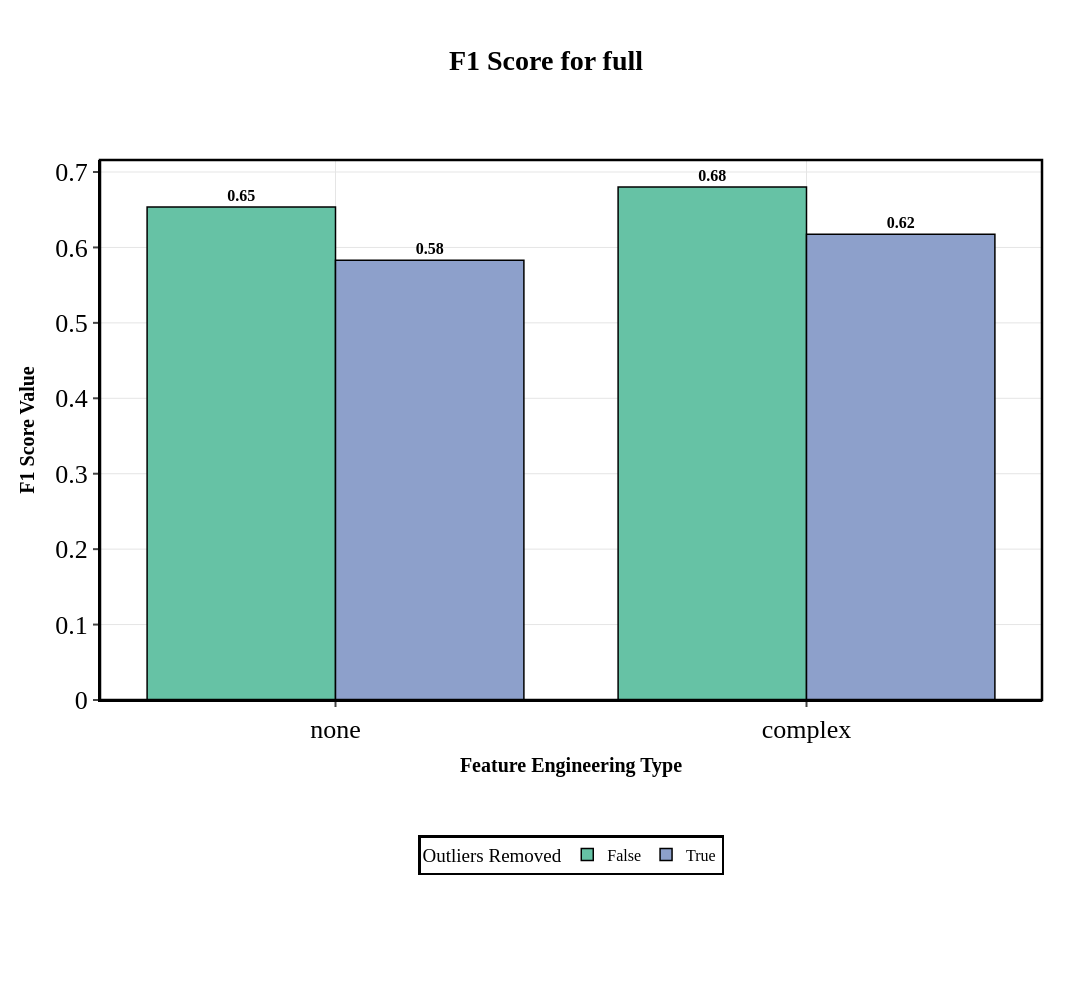
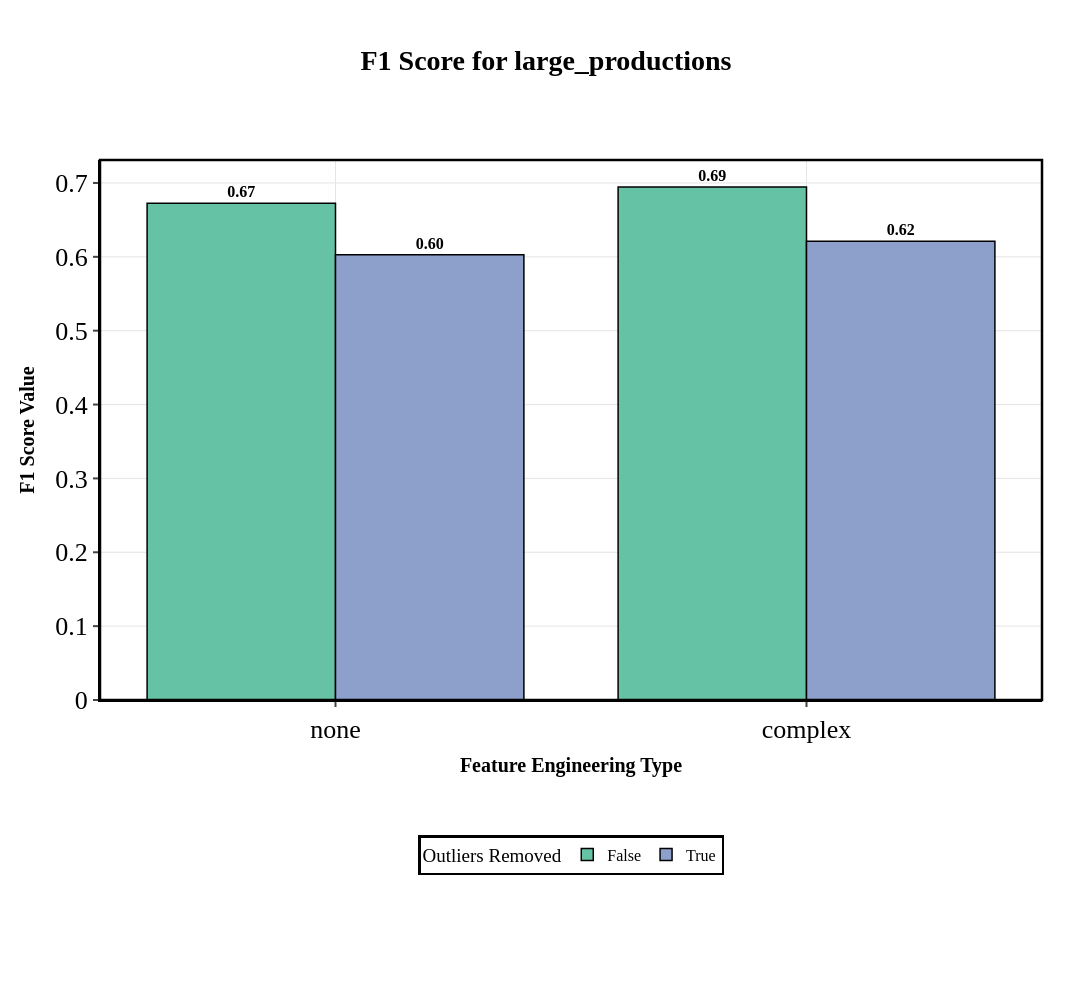
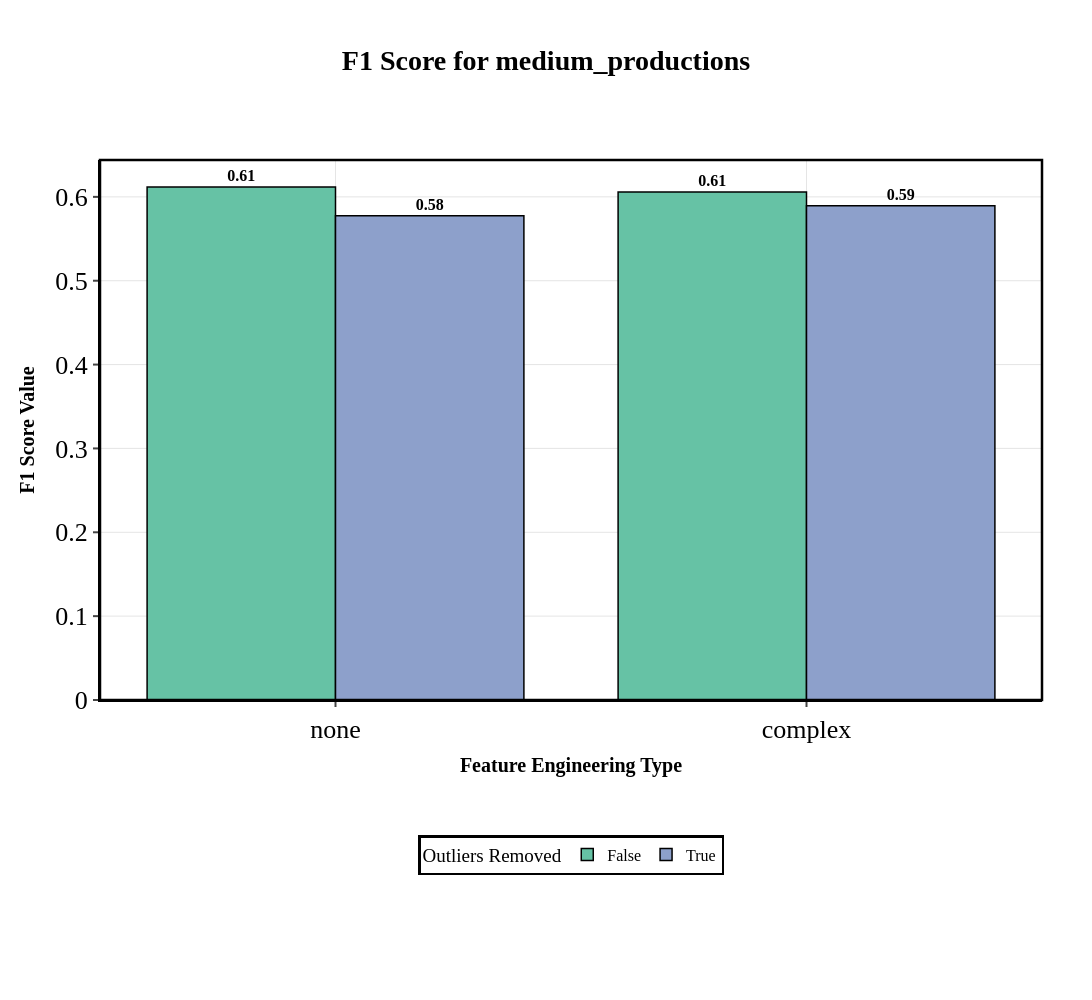
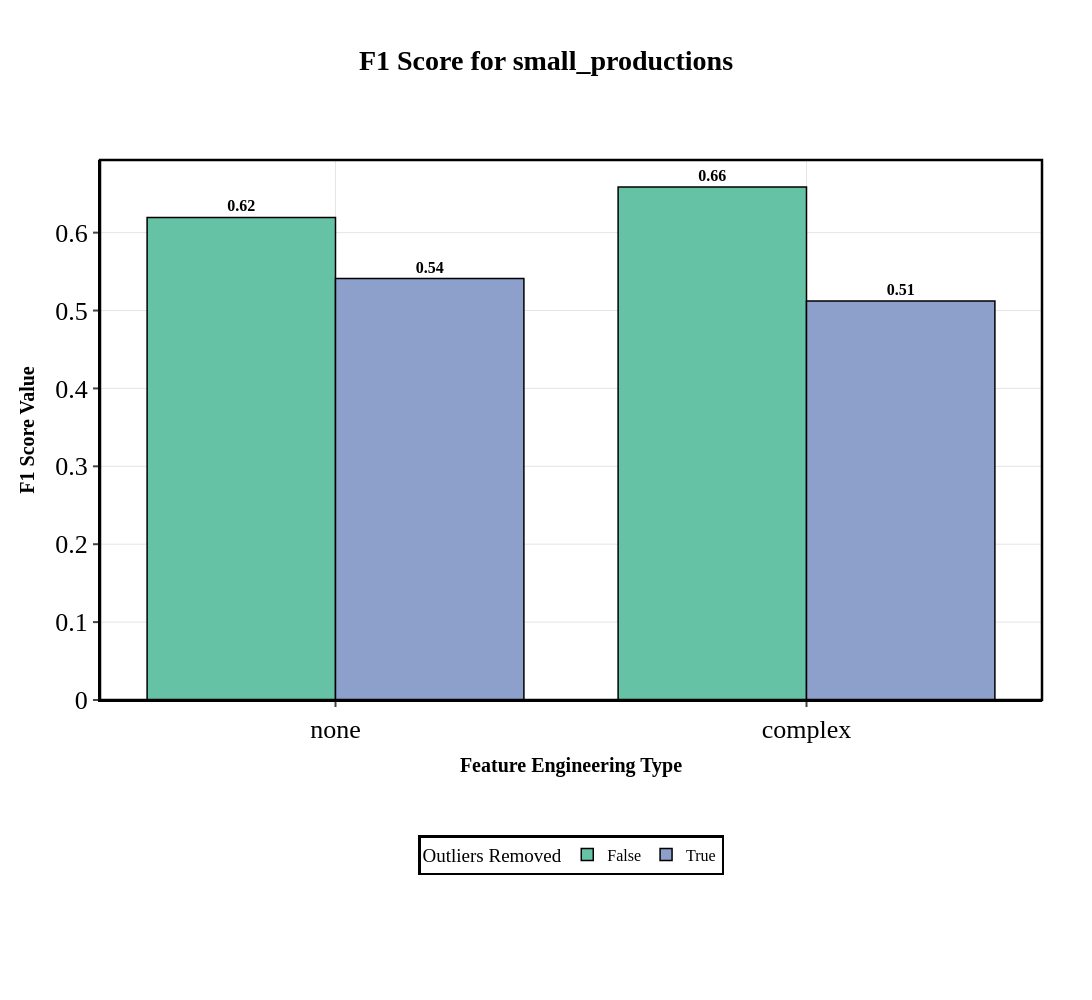

The notebook cell saved with these charts, in order:
### Code cell
plot_one_metric_of_different_datasets_per_feature_engineering_outliers_with_plotly(
    experiment_df,
    problem_type="binary_classification",
    metric="F1 Score",
    metric_agg="max",
    print_stats=True,
    filename_prefix="step_4",
)

### Figure 1 — Plotly figure (JSON) as saved in the notebook; plotly's stock layout.template omitted (floating-point values rounded to 4 significant figures)
{"data": [{"alignmentgroup": "True", "hovertemplate": "Outliers Removed=False<br>Feature Engineering Type=%{x}<br>F1 Score Value=%{text}<extra></extra>", "legendgroup": "False", "marker": {"color": "#66C2A5", "line": {"color": "#000000", "width": 1.5}, "pattern": {"shape": ""}}, "name": "False", "offsetgroup": "False", "orientation": "v", "showlegend": true, "text": [0.6801, 0.6537], "textangle": 0, "textfont": {"color": "#000000", "size": 16}, "textposition": "outside", "texttemplate": "<b>%{text:.2f}</b>", "type": "bar", "x": ["complex", "none"], "xaxis": "x", "y": [0.6801, 0.6537], "yaxis": "y"}, {"alignmentgroup": "True", "hovertemplate": "Outliers Removed=True<br>Feature Engineering Type=%{x}<br>F1 Score Value=%{text}<extra></extra>", "legendgroup": "True", "marker": {"color": "#8DA0CB", "line": {"color": "#000000", "width": 1.5}, "pattern": {"shape": ""}}, "name": "True", "offsetgroup": "True", "orientation": "v", "showlegend": true, "text": [0.6175, 0.5829], "textangle": 0, "textfont": {"color": "#000000", "size": 16}, "textposition": "outside", "texttemplate": "<b>%{text:.2f}</b>", "type": "bar", "x": ["complex", "none"], "xaxis": "x", "y": [0.6175, 0.5829], "yaxis": "y"}], "layout": {"bargap": 0.2, "barmode": "group", "font": {"color": "#000000", "family": "Times New Roman", "size": 26}, "height": 1000, "legend": {"bgcolor": "rgba(255, 255, 255, 0.8)", "bordercolor": "#000000", "borderwidth": 2.5, "font": {"size": 16}, "orientation": "h", "title": {"text": "Outliers Removed"}, "tracegroupgap": 0, "x": 0.5, "xanchor": "center", "y": -0.25, "yanchor": "top"}, "margin": {"b": 300, "l": 100, "r": 50, "t": 160}, "paper_bgcolor": "white", "plot_bgcolor": "white", "shapes": [{"fillcolor": "rgba(0,0,0,0)", "line": {"color": "#000000", "width": 2.5}, "type": "rect", "x0": 0, "x1": 1, "xref": "paper", "y0": 0, "y1": 1, "yref": "paper"}], "showlegend": true, "title": {"font": {"color": "#000000", "size": 28}, "text": "<b>F1 Score for full</b>", "x": 0.5, "xanchor": "center", "y": 0.95, "yanchor": "top"}, "width": 1200, "xaxis": {"anchor": "y", "categoryarray": ["none", "complex"], "categoryorder": "array", "domain": [0, 1], "gridcolor": "#E5E5E5", "gridwidth": 1, "linecolor": "#000000", "linewidth": 2, "showgrid": true, "tickfont": {"size": 26}, "ticks": "outside", "tickwidth": 2, "title": {"font": {"color": "#000000", "size": 20}, "text": "<b>Feature Engineering Type</b>"}}, "yaxis": {"anchor": "x", "domain": [0, 1], "gridcolor": "#E5E5E5", "gridwidth": 1, "linecolor": "#000000", "linewidth": 2, "showgrid": true, "tickfont": {"size": 26}, "ticks": "outside", "tickwidth": 2, "title": {"font": {"color": "#000000", "size": 20}, "text": "<b>F1 Score Value</b>"}, "type": "linear", "zeroline": true, "zerolinecolor": "#000000", "zerolinewidth": 2}}}

### Figure 2 — Plotly figure (JSON) as saved in the notebook; plotly's stock layout.template omitted (floating-point values rounded to 4 significant figures)
{"data": [{"alignmentgroup": "True", "hovertemplate": "Outliers Removed=False<br>Feature Engineering Type=%{x}<br>F1 Score Value=%{text}<extra></extra>", "legendgroup": "False", "marker": {"color": "#66C2A5", "line": {"color": "#000000", "width": 1.5}, "pattern": {"shape": ""}}, "name": "False", "offsetgroup": "False", "orientation": "v", "showlegend": true, "text": [0.6945, 0.6727], "textangle": 0, "textfont": {"color": "#000000", "size": 16}, "textposition": "outside", "texttemplate": "<b>%{text:.2f}</b>", "type": "bar", "x": ["complex", "none"], "xaxis": "x", "y": [0.6945, 0.6727], "yaxis": "y"}, {"alignmentgroup": "True", "hovertemplate": "Outliers Removed=True<br>Feature Engineering Type=%{x}<br>F1 Score Value=%{text}<extra></extra>", "legendgroup": "True", "marker": {"color": "#8DA0CB", "line": {"color": "#000000", "width": 1.5}, "pattern": {"shape": ""}}, "name": "True", "offsetgroup": "True", "orientation": "v", "showlegend": true, "text": [0.6211, 0.6028], "textangle": 0, "textfont": {"color": "#000000", "size": 16}, "textposition": "outside", "texttemplate": "<b>%{text:.2f}</b>", "type": "bar", "x": ["complex", "none"], "xaxis": "x", "y": [0.6211, 0.6028], "yaxis": "y"}], "layout": {"bargap": 0.2, "barmode": "group", "font": {"color": "#000000", "family": "Times New Roman", "size": 26}, "height": 1000, "legend": {"bgcolor": "rgba(255, 255, 255, 0.8)", "bordercolor": "#000000", "borderwidth": 2.5, "font": {"size": 16}, "orientation": "h", "title": {"text": "Outliers Removed"}, "tracegroupgap": 0, "x": 0.5, "xanchor": "center", "y": -0.25, "yanchor": "top"}, "margin": {"b": 300, "l": 100, "r": 50, "t": 160}, "paper_bgcolor": "white", "plot_bgcolor": "white", "shapes": [{"fillcolor": "rgba(0,0,0,0)", "line": {"color": "#000000", "width": 2.5}, "type": "rect", "x0": 0, "x1": 1, "xref": "paper", "y0": 0, "y1": 1, "yref": "paper"}], "showlegend": true, "title": {"font": {"color": "#000000", "size": 28}, "text": "<b>F1 Score for large_productions</b>", "x": 0.5, "xanchor": "center", "y": 0.95, "yanchor": "top"}, "width": 1200, "xaxis": {"anchor": "y", "categoryarray": ["none", "complex"], "categoryorder": "array", "domain": [0, 1], "gridcolor": "#E5E5E5", "gridwidth": 1, "linecolor": "#000000", "linewidth": 2, "showgrid": true, "tickfont": {"size": 26}, "ticks": "outside", "tickwidth": 2, "title": {"font": {"color": "#000000", "size": 20}, "text": "<b>Feature Engineering Type</b>"}}, "yaxis": {"anchor": "x", "domain": [0, 1], "gridcolor": "#E5E5E5", "gridwidth": 1, "linecolor": "#000000", "linewidth": 2, "showgrid": true, "tickfont": {"size": 26}, "ticks": "outside", "tickwidth": 2, "title": {"font": {"color": "#000000", "size": 20}, "text": "<b>F1 Score Value</b>"}, "type": "linear", "zeroline": true, "zerolinecolor": "#000000", "zerolinewidth": 2}}}

### Figure 3 — Plotly figure (JSON) as saved in the notebook; plotly's stock layout.template omitted (floating-point values rounded to 4 significant figures)
{"data": [{"alignmentgroup": "True", "hovertemplate": "Outliers Removed=False<br>Feature Engineering Type=%{x}<br>F1 Score Value=%{text}<extra></extra>", "legendgroup": "False", "marker": {"color": "#66C2A5", "line": {"color": "#000000", "width": 1.5}, "pattern": {"shape": ""}}, "name": "False", "offsetgroup": "False", "orientation": "v", "showlegend": true, "text": [0.6057, 0.6118], "textangle": 0, "textfont": {"color": "#000000", "size": 16}, "textposition": "outside", "texttemplate": "<b>%{text:.2f}</b>", "type": "bar", "x": ["complex", "none"], "xaxis": "x", "y": [0.6057, 0.6118], "yaxis": "y"}, {"alignmentgroup": "True", "hovertemplate": "Outliers Removed=True<br>Feature Engineering Type=%{x}<br>F1 Score Value=%{text}<extra></extra>", "legendgroup": "True", "marker": {"color": "#8DA0CB", "line": {"color": "#000000", "width": 1.5}, "pattern": {"shape": ""}}, "name": "True", "offsetgroup": "True", "orientation": "v", "showlegend": true, "text": [0.5893, 0.5776], "textangle": 0, "textfont": {"color": "#000000", "size": 16}, "textposition": "outside", "texttemplate": "<b>%{text:.2f}</b>", "type": "bar", "x": ["complex", "none"], "xaxis": "x", "y": [0.5893, 0.5776], "yaxis": "y"}], "layout": {"bargap": 0.2, "barmode": "group", "font": {"color": "#000000", "family": "Times New Roman", "size": 26}, "height": 1000, "legend": {"bgcolor": "rgba(255, 255, 255, 0.8)", "bordercolor": "#000000", "borderwidth": 2.5, "font": {"size": 16}, "orientation": "h", "title": {"text": "Outliers Removed"}, "tracegroupgap": 0, "x": 0.5, "xanchor": "center", "y": -0.25, "yanchor": "top"}, "margin": {"b": 300, "l": 100, "r": 50, "t": 160}, "paper_bgcolor": "white", "plot_bgcolor": "white", "shapes": [{"fillcolor": "rgba(0,0,0,0)", "line": {"color": "#000000", "width": 2.5}, "type": "rect", "x0": 0, "x1": 1, "xref": "paper", "y0": 0, "y1": 1, "yref": "paper"}], "showlegend": true, "title": {"font": {"color": "#000000", "size": 28}, "text": "<b>F1 Score for medium_productions</b>", "x": 0.5, "xanchor": "center", "y": 0.95, "yanchor": "top"}, "width": 1200, "xaxis": {"anchor": "y", "categoryarray": ["none", "complex"], "categoryorder": "array", "domain": [0, 1], "gridcolor": "#E5E5E5", "gridwidth": 1, "linecolor": "#000000", "linewidth": 2, "showgrid": true, "tickfont": {"size": 26}, "ticks": "outside", "tickwidth": 2, "title": {"font": {"color": "#000000", "size": 20}, "text": "<b>Feature Engineering Type</b>"}}, "yaxis": {"anchor": "x", "domain": [0, 1], "gridcolor": "#E5E5E5", "gridwidth": 1, "linecolor": "#000000", "linewidth": 2, "showgrid": true, "tickfont": {"size": 26}, "ticks": "outside", "tickwidth": 2, "title": {"font": {"color": "#000000", "size": 20}, "text": "<b>F1 Score Value</b>"}, "type": "linear", "zeroline": true, "zerolinecolor": "#000000", "zerolinewidth": 2}}}

### Figure 4 — Plotly figure (JSON) as saved in the notebook; plotly's stock layout.template omitted (floating-point values rounded to 4 significant figures)
{"data": [{"alignmentgroup": "True", "hovertemplate": "Outliers Removed=False<br>Feature Engineering Type=%{x}<br>F1 Score Value=%{text}<extra></extra>", "legendgroup": "False", "marker": {"color": "#66C2A5", "line": {"color": "#000000", "width": 1.5}, "pattern": {"shape": ""}}, "name": "False", "offsetgroup": "False", "orientation": "v", "showlegend": true, "text": [0.6586, 0.6196], "textangle": 0, "textfont": {"color": "#000000", "size": 16}, "textposition": "outside", "texttemplate": "<b>%{text:.2f}</b>", "type": "bar", "x": ["complex", "none"], "xaxis": "x", "y": [0.6586, 0.6196], "yaxis": "y"}, {"alignmentgroup": "True", "hovertemplate": "Outliers Removed=True<br>Feature Engineering Type=%{x}<br>F1 Score Value=%{text}<extra></extra>", "legendgroup": "True", "marker": {"color": "#8DA0CB", "line": {"color": "#000000", "width": 1.5}, "pattern": {"shape": ""}}, "name": "True", "offsetgroup": "True", "orientation": "v", "showlegend": true, "text": [0.5123, 0.5411], "textangle": 0, "textfont": {"color": "#000000", "size": 16}, "textposition": "outside", "texttemplate": "<b>%{text:.2f}</b>", "type": "bar", "x": ["complex", "none"], "xaxis": "x", "y": [0.5123, 0.5411], "yaxis": "y"}], "layout": {"bargap": 0.2, "barmode": "group", "font": {"color": "#000000", "family": "Times New Roman", "size": 26}, "height": 1000, "legend": {"bgcolor": "rgba(255, 255, 255, 0.8)", "bordercolor": "#000000", "borderwidth": 2.5, "font": {"size": 16}, "orientation": "h", "title": {"text": "Outliers Removed"}, "tracegroupgap": 0, "x": 0.5, "xanchor": "center", "y": -0.25, "yanchor": "top"}, "margin": {"b": 300, "l": 100, "r": 50, "t": 160}, "paper_bgcolor": "white", "plot_bgcolor": "white", "shapes": [{"fillcolor": "rgba(0,0,0,0)", "line": {"color": "#000000", "width": 2.5}, "type": "rect", "x0": 0, "x1": 1, "xref": "paper", "y0": 0, "y1": 1, "yref": "paper"}], "showlegend": true, "title": {"font": {"color": "#000000", "size": 28}, "text": "<b>F1 Score for small_productions</b>", "x": 0.5, "xanchor": "center", "y": 0.95, "yanchor": "top"}, "width": 1200, "xaxis": {"anchor": "y", "categoryarray": ["none", "complex"], "categoryorder": "array", "domain": [0, 1], "gridcolor": "#E5E5E5", "gridwidth": 1, "linecolor": "#000000", "linewidth": 2, "showgrid": true, "tickfont": {"size": 26}, "ticks": "outside", "tickwidth": 2, "title": {"font": {"color": "#000000", "size": 20}, "text": "<b>Feature Engineering Type</b>"}}, "yaxis": {"anchor": "x", "domain": [0, 1], "gridcolor": "#E5E5E5", "gridwidth": 1, "linecolor": "#000000", "linewidth": 2, "showgrid": true, "tickfont": {"size": 26}, "ticks": "outside", "tickwidth": 2, "title": {"font": {"color": "#000000", "size": 20}, "text": "<b>F1 Score Value</b>"}, "type": "linear", "zeroline": true, "zerolinecolor": "#000000", "zerolinewidth": 2}}}
